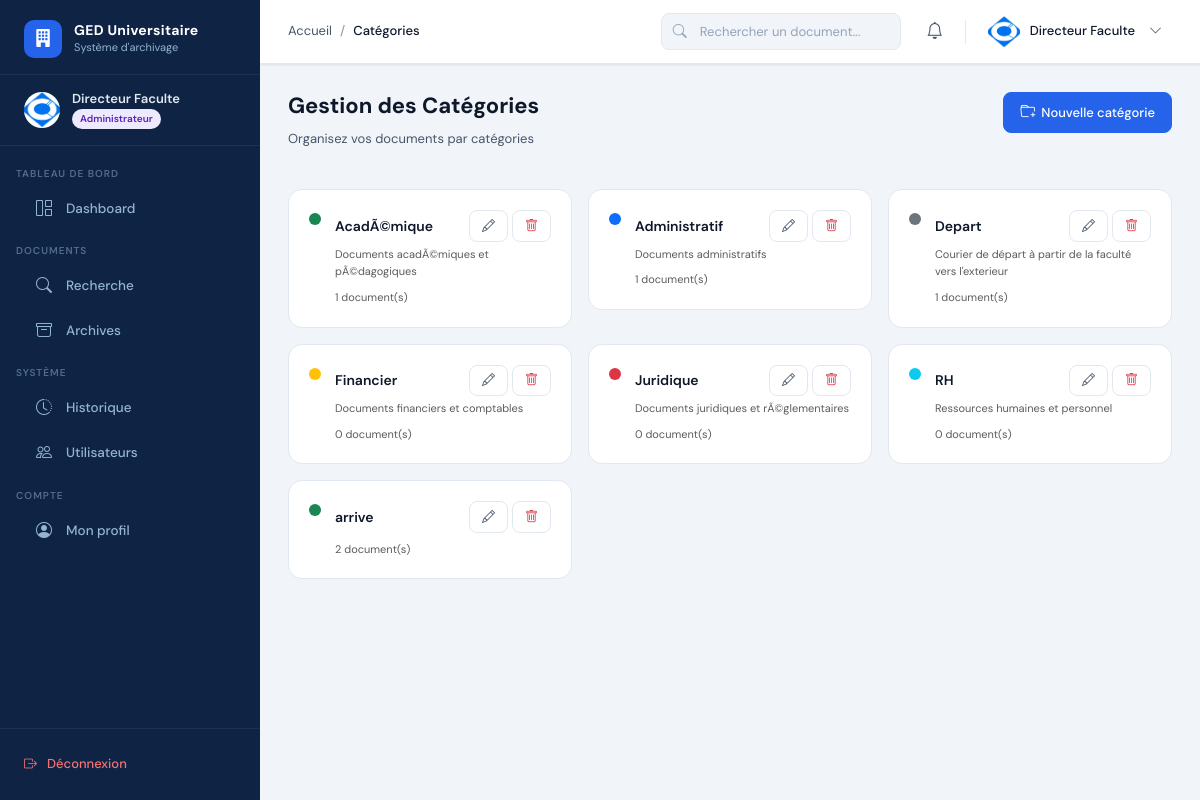
Page /categories/ (signed in) on the committed database.
### apps/accounts/models.py (models this page shows, shortened)
class User(AbstractUser):
    ROLE_CHOICES = [
        ('administrateur', 'Administrateur'),
        ('archiviste', 'Archiviste'),
    ]
    role = models.CharField(max_length=20, choices=ROLE_CHOICES, default='archiviste')
    photo = models.ImageField(upload_to='photos/', blank=True, null=True)
    telephone = models.CharField(max_length=20, blank=True)
    departement = models.CharField(max_length=100, blank=True)
    is_active = models.BooleanField(default=True)
    created_at = models.DateTimeField(auto_now_add=True)
    updated_at = models.DateTimeField(auto_now=True)
    def is_admin(self):
        return self.role == 'administrateur'
    class Meta:
        verbose_name = 'Utilisateur'
        verbose_name_plural = 'Utilisateurs'

### apps/categories/models.py (models this page shows, shortened)
class Categorie(models.Model):
    COULEUR_CHOICES = [
        ('primary', 'Bleu'), ('success', 'Vert'), ('danger', 'Rouge'),
        ('warning', 'Orange'), ('info', 'Cyan'), ('secondary', 'Gris'),
        ('dark', 'Foncé'),
    ]
    nom = models.CharField(max_length=100, unique=True)
    description = models.TextField(blank=True)
    couleur = models.CharField(max_length=20, choices=COULEUR_CHOICES, default='primary')
    parent = models.ForeignKey('self', on_delete=models.SET_NULL, null=True, blank=True, related_name='sous_categories')
    created_at = models.DateTimeField(auto_now_add=True)
    class Meta:
        verbose_name = 'Catégorie'
        ordering = ['nom']

### apps/categories/views.py (the view)
# urls.py: path('', views.liste_categories, name='liste_categories'),
@login_required
def liste_categories(request):
    categories = Categorie.objects.filter(parent=None).prefetch_related('sous_categories')
    return render(request, 'archiviste/categories.html', {'categories': categories})

### templates/archiviste/categories.html (shortened to what this page needs)
{% extends 'base.html' %}
{% block breadcrumb %}<li class="breadcrumb-item active">Catégories</li>{% endblock %}
{% block content %}
<div class="page-header">
  <div><h1 class="page-title">Gestion des Catégories</h1><p class="page-subtitle">Organisez vos documents par catégories</p></div>
  <div class="page-actions"><a href="{% url 'creer_categorie' %}" class="btn btn-primary"><i class="bi bi-folder-plus"></i> Nouvelle catégorie</a></div>
</div>
{% if categories %}
<div class="row g-3">
  {% for cat in categories %}
  <div class="col-12 col-md-6 col-xl-4">
    <div class="cat-card">
      <div class="cat-dot bg-{{ cat.couleur }}" style="background:{% if cat.couleur == 'primary' %}#2563eb{% elif cat.couleur == 'success' %}#10b981{% elif cat.couleur == 'danger' %}#ef4444{% elif cat.couleur == 'warning' %}#f59e0b{% elif cat.couleur == 'info' %}#06b6d4{% else %}#6b7280{% endif %};"></div>
      <div style="flex:1;">
        <div style="display:flex;align-items:center;justify-content:space-between;">
          <div class="fw-600" style="font-size:14px;">{{ cat.nom }}</div>
          <div class="d-flex gap-1">
            <a href="{% url 'modifier_categorie' cat.pk %}" class="btn btn-outline btn-sm"><i class="bi bi-pencil"></i></a>
            <a href="{% url 'supprimer_categorie' cat.pk %}" class="btn btn-outline btn-sm text-danger"><i class="bi bi-trash"></i></a>
          </div>
        </div>
        {% if cat.description %}<p class="text-xs text-muted mt-1 mb-2">{{ cat.description|truncatechars:80 }}</p>{% endif %}
        <div class="mt-2 text-xs text-muted">{{ cat.document_set.count|default:"0" }} document(s)</div>
      </div>
    </div>
  </div>
  {% endfor %}
</div>
{% endif %}
{% endblock %}

### templates/base.html (shortened to what this page needs)
<!DOCTYPE html>
<html lang="fr">
<head>
  {% load static %}
  <link rel="stylesheet" href="https://cdn.jsdelivr.net/npm/bootstrap@5.3.2/dist/css/bootstrap.min.css">
  <link rel="stylesheet" href="https://cdn.jsdelivr.net/npm/bootstrap-icons@1.11.3/font/bootstrap-icons.min.css">
  <link rel="stylesheet" href="{% static 'css/main.css' %}">
</head>
<body>
<aside class="sidebar" id="sidebar">
  <a href="{% url 'dashboard' %}" class="sidebar-logo">
    <div class="sidebar-logo-icon"><i class="bi bi-building-fill"></i></div>
    <div class="sidebar-logo-text">
      <div class="brand">GED Universitaire</div>
      <div class="sub">Système d'archivage</div>
    </div>
  </a>
  <div class="sidebar-user">
    <div class="sidebar-user-avatar">
      {% if user.photo %}<img src="{{ user.photo.url }}" alt="">
      {% else %}{{ user.first_name|first|upper }}{{ user.last_name|first|upper }}
      {% endif %}
    </div>
    <div>
      <div class="sidebar-user-name">{{ user.get_full_name|default:user.username }}</div>
      <div class="sidebar-user-role">
        <span class="sidebar-badge {% if user.is_admin %}badge-admin{% else %}badge-archiviste{% endif %}">
          {{ user.get_role_display }}
        </span>
      </div>
    </div>
  </div>
  <nav class="sidebar-nav">
    {% if user.is_admin %}
      <div class="sidebar-section"><div class="sidebar-section-title">Tableau de bord</div></div>
      <a href="{% url 'dashboard' %}" class="sidebar-link {% if request.resolver_match.url_name == 'dashboard' %}active{% endif %}">
        <i class="bi bi-grid-1x2"></i> Dashboard
      </a>
      <div class="sidebar-section"><div class="sidebar-section-title">Documents</div></div>
      <a href="{% url 'recherche_documents' %}" class="sidebar-link {% if request.resolver_match.url_name == 'recherche_documents' %}active{% endif %}">
        <i class="bi bi-search"></i> Recherche
      </a>
      <a href="{% url 'consultation_archives' %}" class="sidebar-link {% if request.resolver_match.url_name == 'consultation_archives' %}active{% endif %}">
        <i class="bi bi-archive"></i> Archives
      </a>
      <div class="sidebar-section"><div class="sidebar-section-title">Système</div></div>
      <a href="{% url 'historique_systeme' %}" class="sidebar-link {% if request.resolver_match.url_name == 'historique_systeme' %}active{% endif %}">
        <i class="bi bi-clock-history"></i> Historique
      </a>
      <a href="{% url 'gestion_utilisateurs' %}" class="sidebar-link {% if request.resolver_match.url_name == 'gestion_utilisateurs' %}active{% endif %}">
        <i class="bi bi-people"></i> Utilisateurs
      </a>
    {% endif %}
    <div class="sidebar-section"><div class="sidebar-section-title">Compte</div></div>
    <a href="{% url 'profil' %}" class="sidebar-link {% if request.resolver_match.url_name == 'profil' %}active{% endif %}">
      <i class="bi bi-person-circle"></i> Mon profil
    </a>
  </nav>
  <div class="sidebar-footer">
    <a href="{% url 'deconnexion' %}" class="sidebar-logout">
      <i class="bi bi-box-arrow-right"></i> Déconnexion
    </a>
  </div>
</aside>
<div class="main-wrapper">
  <header class="top-navbar">
    <div class="navbar-breadcrumb">
      <nav aria-label="breadcrumb">
        <ol class="breadcrumb">
          <li class="breadcrumb-item"><a href="{% url 'dashboard' %}">Accueil</a></li>
          {% block breadcrumb %}{% endblock %}
        </ol>
      </nav>
    </div>
    <div class="navbar-search d-none d-md-flex">
      <i class="bi bi-search search-icon"></i>
      <form action="{% url 'recherche_documents' %}" method="get">
        <input type="text" name="q" placeholder="Rechercher un document..." class="form-control">
      </form>
    </div>
    <div class="navbar-actions">
      <div class="dropdown">
        <button class="navbar-btn position-relative" data-bs-toggle="dropdown" aria-expanded="false">
          <i class="bi bi-bell"></i>
        </button>
      </div>
      <div class="dropdown">
        <div class="navbar-user" data-bs-toggle="dropdown" style="cursor:pointer;">
          <div class="navbar-user-avatar">
            {% if user.photo %}<img src="{{ user.photo.url }}" alt="">
            {% else %}{{ user.first_name|first|upper }}{{ user.last_name|first|upper }}
            {% endif %}
          </div>
          <span class="navbar-user-name d-none d-lg-block">{{ user.get_full_name|default:user.username }}</span>
          <i class="bi bi-chevron-down text-sm text-muted d-none d-lg-block ms-1"></i>
        </div>
      </div>
    </div>
  </header>
  <main class="content-area">
    {% block content %}{% endblock %}
  </main>
</div>
</body>
</html>

### rows in the picture
User: photo (picture), get_full_name "Directeur Faculte", role "Administrateur"
Categorie: nom "AcadÃ©mique", description "Documents acadÃ©miques et pÃ©dagogiques", document_set.count "1"
Categorie: nom "Administratif", description "Documents administratifs", document_set.count "1"
Categorie: nom "Depart", description "Courier de départ à partir de la faculté vers l'exterieur", document_set.count "1"
Categorie: nom "Financier", description "Documents financiers et comptables", document_set.count "0"
Categorie: nom "Juridique", description "Documents juridiques et rÃ©glementaires", document_set.count "0"
Categorie: nom "RH", description "Ressources humaines et personnel", document_set.count "0"
Categorie: nom "arrive", document_set.count "2"
